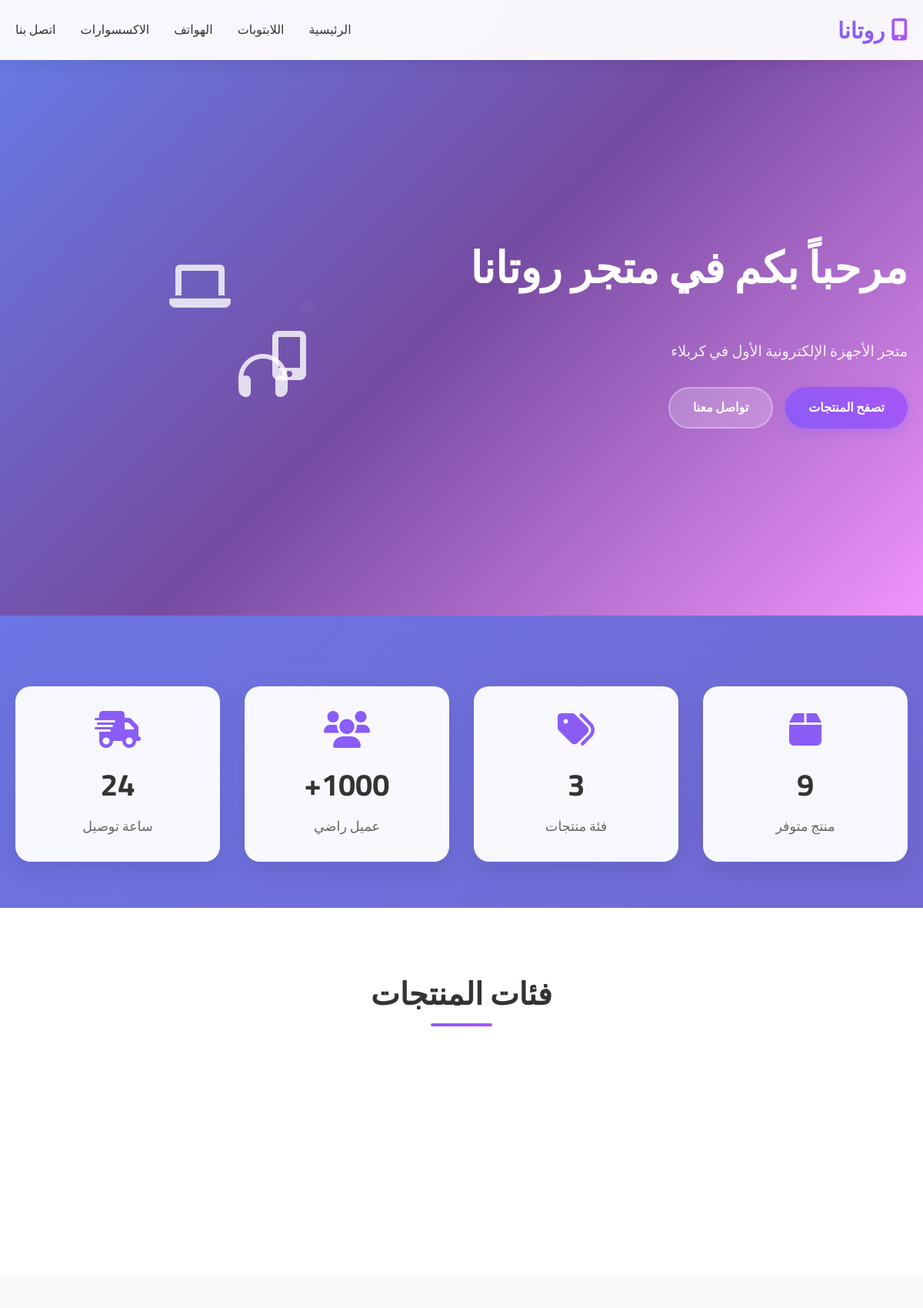
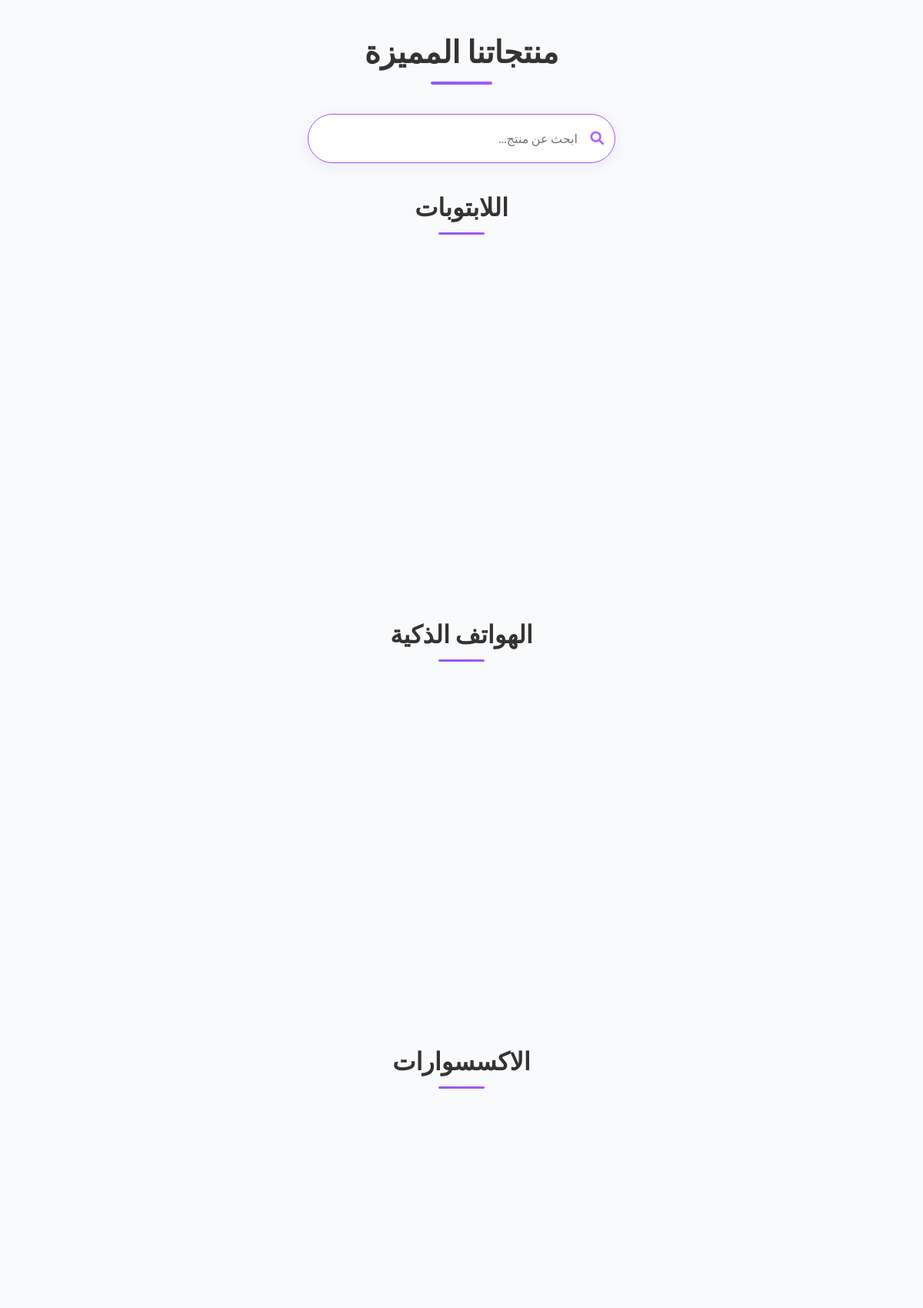
The page / (upper part) on the database its author committed (2 pictures, top to bottom).
### tables this page shows
CREATE TABLE `settings` (
  `id` int(11) NOT NULL,
  `setting_key` varchar(100) NOT NULL,
  `setting_value` text DEFAULT NULL,
  `created_at` timestamp NOT NULL DEFAULT current_timestamp(),
  `updated_at` timestamp NOT NULL DEFAULT current_timestamp() ON UPDATE current_timestamp()
);

### config/database.php (called while the page is built, shortened)
<?php
function getDBConnection() {
    try {
        $pdo = new PDO(
            "mysql:host=" . DB_HOST . ";dbname=" . DB_NAME . ";charset=utf8mb4",
            DB_USER,
            DB_PASS,
            [
                PDO::ATTR_ERRMODE => PDO::ERRMODE_EXCEPTION,
                PDO::ATTR_DEFAULT_FETCH_MODE => PDO::FETCH_ASSOC,
                PDO::ATTR_EMULATE_PREPARES => false
            ]
        );
        return $pdo;
    } catch (PDOException $e) {
        die("خطأ في الاتصال بقاعدة البيانات: " . $e->getMessage());
    }
}
function getSetting($key, $default = '') {
    try {
        $pdo = getDBConnection();
        $stmt = $pdo->prepare("SELECT setting_value FROM settings WHERE setting_key = ?");
        $stmt->execute([$key]);
        $result = $stmt->fetchColumn();
        return $result ?: $default;
    } catch (Exception $e) {
        return $default;
    }
}
?>

### index.php (the view, shortened to what this page needs)
<?php
require_once 'config/database.php';
$store_name = getSetting('store_name', 'روتانا');
$store_description = getSetting('store_description', 'متجر الأجهزة الإلكترونية الأول في العراق');
try {
    $pdo = getDBConnection();
    $stmt = $pdo->prepare("SELECT COUNT(*) as total_products FROM products WHERE is_active = 1");
    $stmt->execute();
    $total_products = $stmt->fetchColumn();
    $stmt = $pdo->prepare("SELECT COUNT(*) as total_categories FROM categories WHERE is_active = 1");
    $stmt->execute();
    $total_categories = $stmt->fetchColumn();
} catch (Exception $e) {
    error_log("خطأ في جلب المنتجات: " . $e->getMessage());
    $laptops = [];
    $phones = [];
    $accessories = [];
    $total_products = 0;
    $total_categories = 0;
}
?>
<!DOCTYPE html>
<html lang="ar" dir="rtl">
<head>
    <link rel="stylesheet" href="assets/css/style.css">
    <link href="https://cdnjs.cloudflare.com/ajax/libs/font-awesome/6.0.0/css/all.min.css" rel="stylesheet">
</head>
<body>
    <header class="header">
        <nav class="navbar">
            <div class="nav-container">
                <div class="logo">
                    <h1><i class="fas fa-mobile-alt"></i> <?php echo htmlspecialchars($store_name); ?></h1>
                </div>
                <ul class="nav-menu">
                    <li><a href="#home" class="nav-link">الرئيسية</a></li>
                    <li><a href="#laptops" class="nav-link">اللابتوبات</a></li>
                    <li><a href="#phones" class="nav-link">الهواتف</a></li>
                    <li><a href="#accessories" class="nav-link">الاكسسوارات</a></li>
                    <li><a href="#contact" class="nav-link">اتصل بنا</a></li>
                </ul>
            </div>
        </nav>
    </header>
    <section id="home" class="hero">
        <div class="hero-content">
            <h1 class="hero-title">مرحباً بكم في متجر <?php echo htmlspecialchars($store_name); ?></h1>
            <div class="hero-quotes">
                <div class="quote-container">
                </div>
            </div>
            <p class="hero-subtitle"><?php echo htmlspecialchars($store_description); ?></p>
            <div class="hero-buttons">
                <a href="#products" class="btn btn-primary">تصفح المنتجات</a>
                <a href="#contact" class="btn btn-secondary">تواصل معنا</a>
            </div>
        </div>
        <div class="hero-image">
            <div class="floating-devices">
                <i class="fas fa-laptop"></i>
                <i class="fas fa-mobile-alt"></i>
                <i class="fas fa-headphones"></i>
            </div>
        </div>
    </section>
    <section class="statistics">
        <div class="container">
            <div class="stats-grid">
                <div class="stat-item">
                    <i class="fas fa-box"></i>
                    <h3><?php echo number_format($total_products); ?></h3>
                    <p>منتج متوفر</p>
                </div>
                <div class="stat-item">
                    <i class="fas fa-tags"></i>
                    <h3><?php echo number_format($total_categories); ?></h3>
                    <p>فئة منتجات</p>
                </div>
                <div class="stat-item">
                    <i class="fas fa-users"></i>
                    <h3>1000+</h3>
                    <p>عميل راضي</p>
                </div>
                <div class="stat-item">
                    <i class="fas fa-shipping-fast"></i>
                    <h3>24</h3>
                    <p>ساعة توصيل</p>
                </div>
            </div>
        </div>
    </section>
    <section class="categories">
        <div class="container">
            <h2 class="section-title">فئات المنتجات</h2>
            <div class="categories-grid">
            </div>
        </div>
    </section>
    <section id="products" class="products">
        <div class="container">
            <h2 class="section-title">منتجاتنا المميزة</h2>
            <div class="search-container">
                <input type="text" id="productSearch" placeholder="ابحث عن منتج...">
                <span class="search-icon"><i class="fas fa-search"></i></span>
            </div>
            <div id="laptops" class="product-section">
                <h3 class="product-category-title">اللابتوبات</h3>
                <div class="products-grid">
                </div>
            </div>
            <div id="phones" class="product-section">
                <h3 class="product-category-title">الهواتف الذكية</h3>
                <div class="products-grid">
                </div>
            </div>
            <div id="accessories" class="product-section">
                <h3 class="product-category-title">الاكسسوارات</h3>
                <div class="products-grid">
                </div>
            </div>
        </div>
    </section>
</body>
</html>

### index.php (style rules this page uses)
.hero-quotes { margin: 10px 0 0 0; text-align: center; }
.quote-container { min-height: 32px; }

### rows shown on the page
settings: setting_value "روتانا"
settings: setting_value "متجر الأجهزة الإلكترونية الأول في كربلاء"

### other values the page prints
$total_products "9"
$total_categories "3"
